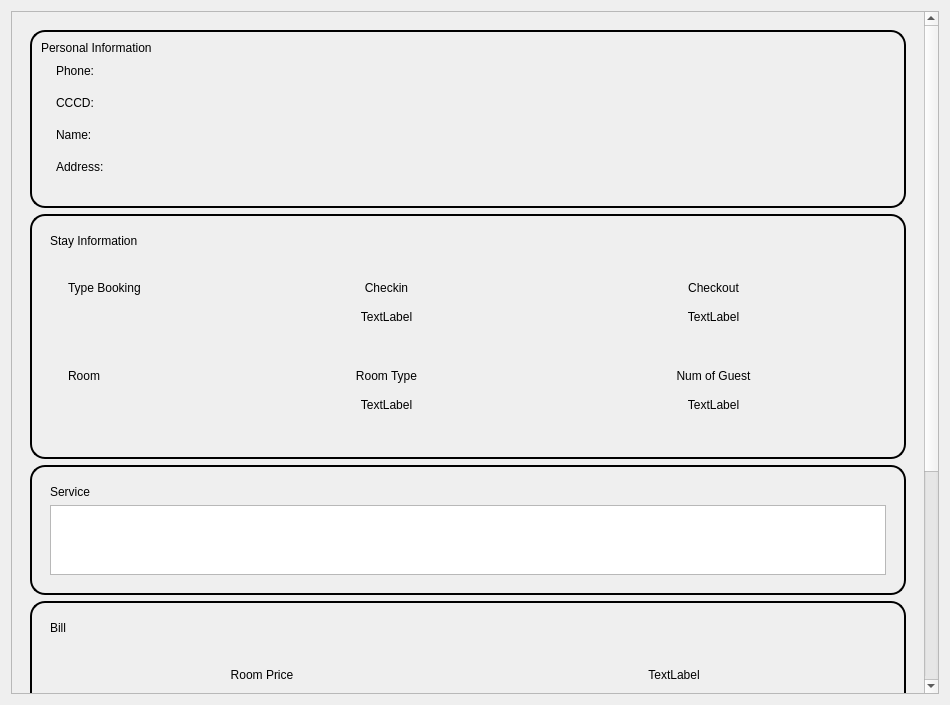
<?xml version="1.0" encoding="UTF-8"?>
<ui version="4.0">
 <class>Pay_Dialog</class>
 <widget class="QDialog" name="Pay_Dialog">
  <property name="geometry">
   <rect>
    <x>0</x>
    <y>0</y>
    <width>950</width>
    <height>705</height>
   </rect>
  </property>
  <property name="windowTitle">
   <string>Pay Dialog</string>
  </property>
  <property name="styleSheet">
   <string notr="true">QPushButton {
          background-color: #007BFF;
              color: white;  
              border: none;                
              border-radius: 10px;        
             padding: 5px 10px;        
         }
          QPushButton:hover {
               background-color: #0056b3;   
           }

background-color: rgb(255, 255, 255);</string>
  </property>
  <layout class="QVBoxLayout" name="verticalLayout_16">
   <item>
    <widget class="QScrollArea" name="scrollArea">
     <property name="frameShadow">
      <enum>QFrame::Plain</enum>
     </property>
     <property name="widgetResizable">
      <bool>true</bool>
     </property>
     <widget class="QWidget" name="scrollAreaWidgetContents">
      <property name="geometry">
       <rect>
        <x>0</x>
        <y>0</y>
        <width>916</width>
        <height>1146</height>
       </rect>
      </property>
      <layout class="QVBoxLayout" name="verticalLayout_4">
       <item>
        <widget class="QWidget" name="verticalWidget" native="true">
         <property name="styleSheet">
          <string notr="true">QFrame#personal_information_container, QFrame#room_information_container,
QFrame#booking_summary_container, 
QFrame#bill_container, 
QFrame#room_filter_container,
QFrame#bill_container
{
                            border: 2px solid black;
                            border-radius: 15px;
                            }
                        </string>
         </property>
         <layout class="QVBoxLayout" name="verticalLayout">
          <item>
           <widget class="QFrame" name="personal_information_container">
            <property name="styleSheet">
             <string notr="true"/>
            </property>
            <property name="frameShape">
             <enum>QFrame::Panel</enum>
            </property>
            <property name="frameShadow">
             <enum>QFrame::Plain</enum>
            </property>
            <layout class="QVBoxLayout" name="verticalLayout_2">
             <property name="spacing">
              <number>0</number>
             </property>
             <property name="sizeConstraint">
              <enum>QLayout::SetDefaultConstraint</enum>
             </property>
             <item>
              <widget class="QLabel" name="label_lb">
               <property name="text">
                <string>Personal Information</string>
               </property>
              </widget>
             </item>
             <item>
              <widget class="QWidget" name="phone_container" native="true">
               <layout class="QHBoxLayout" name="horizontalLayout_3" stretch="1,9">
                <property name="leftMargin">
                 <number>15</number>
                </property>
                <item>
                 <widget class="QLabel" name="label_4">
                  <property name="text">
                   <string>Phone:</string>
                  </property>
                 </widget>
                </item>
                <item>
                 <widget class="QLabel" name="phone_customer_lb">
                  <property name="text">
                   <string/>
                  </property>
                  <property name="alignment">
                   <set>Qt::AlignCenter</set>
                  </property>
                 </widget>
                </item>
               </layout>
              </widget>
             </item>
             <item>
              <widget class="QWidget" name="id_container" native="true">
               <layout class="QHBoxLayout" name="horizontalLayout_6" stretch="1,9">
                <property name="spacing">
                 <number>0</number>
                </property>
                <property name="leftMargin">
                 <number>15</number>
                </property>
                <item>
                 <widget class="QLabel" name="label">
                  <property name="text">
                   <string>CCCD:</string>
                  </property>
                 </widget>
                </item>
                <item>
                 <widget class="QLabel" name="id_lb">
                  <property name="sizePolicy">
                   <sizepolicy hsizetype="Preferred" vsizetype="Preferred">
                    <horstretch>0</horstretch>
                    <verstretch>0</verstretch>
                   </sizepolicy>
                  </property>
                  <property name="text">
                   <string/>
                  </property>
                  <property name="alignment">
                   <set>Qt::AlignCenter</set>
                  </property>
                 </widget>
                </item>
               </layout>
              </widget>
             </item>
             <item>
              <widget class="QWidget" name="name_container" native="true">
               <layout class="QHBoxLayout" name="horizontalLayout_5" stretch="1,9">
                <property name="leftMargin">
                 <number>15</number>
                </property>
                <item>
                 <widget class="QLabel" name="label_3">
                  <property name="text">
                   <string>Name:</string>
                  </property>
                 </widget>
                </item>
                <item>
                 <widget class="QLabel" name="name_lb">
                  <property name="sizePolicy">
                   <sizepolicy hsizetype="Expanding" vsizetype="Preferred">
                    <horstretch>0</horstretch>
                    <verstretch>0</verstretch>
                   </sizepolicy>
                  </property>
                  <property name="text">
                   <string/>
                  </property>
                  <property name="alignment">
                   <set>Qt::AlignCenter</set>
                  </property>
                 </widget>
                </item>
               </layout>
              </widget>
             </item>
             <item>
              <widget class="QWidget" name="address_container" native="true">
               <layout class="QHBoxLayout" name="horizontalLayout_4" stretch="1,9">
                <property name="leftMargin">
                 <number>15</number>
                </property>
                <item>
                 <widget class="QLabel" name="label_5">
                  <property name="text">
                   <string>Address:</string>
                  </property>
                 </widget>
                </item>
                <item>
                 <widget class="QLabel" name="address_lb">
                  <property name="text">
                   <string/>
                  </property>
                  <property name="alignment">
                   <set>Qt::AlignCenter</set>
                  </property>
                 </widget>
                </item>
               </layout>
              </widget>
             </item>
             <item>
              <widget class="QLabel" name="message_personal_infor_lb">
               <property name="styleSheet">
                <string notr="true">color: red;</string>
               </property>
               <property name="text">
                <string/>
               </property>
               <property name="alignment">
                <set>Qt::AlignCenter</set>
               </property>
              </widget>
             </item>
            </layout>
           </widget>
          </item>
          <item>
           <widget class="QFrame" name="booking_summary_container">
            <property name="styleSheet">
             <string notr="true"/>
            </property>
            <property name="frameShape">
             <enum>QFrame::Panel</enum>
            </property>
            <property name="frameShadow">
             <enum>QFrame::Plain</enum>
            </property>
            <layout class="QVBoxLayout" name="verticalLayout_11">
             <item>
              <widget class="QWidget" name="horizontalWidget_2" native="true">
               <layout class="QVBoxLayout" name="verticalLayout_3">
                <item>
                 <widget class="QLabel" name="label_2">
                  <property name="text">
                   <string>Stay Information</string>
                  </property>
                 </widget>
                </item>
               </layout>
              </widget>
             </item>
             <item>
              <widget class="QWidget" name="widget" native="true">
               <layout class="QVBoxLayout" name="verticalLayout_15">
                <property name="spacing">
                 <number>0</number>
                </property>
                <property name="topMargin">
                 <number>0</number>
                </property>
                <property name="bottomMargin">
                 <number>9</number>
                </property>
                <item>
                 <widget class="QWidget" name="widget_9" native="true">
                  <layout class="QHBoxLayout" name="horizontalLayout" stretch="2,4,4">
                   <property name="spacing">
                    <number>0</number>
                   </property>
                   <item>
                    <widget class="QWidget" name="widget_18" native="true">
                     <layout class="QVBoxLayout" name="verticalLayout_17">
                      <item>
                       <widget class="QLabel" name="label_17">
                        <property name="text">
                         <string>Type Booking</string>
                        </property>
                       </widget>
                      </item>
                      <item>
                       <widget class="QWidget" name="widget_19" native="true">
                        <layout class="QHBoxLayout" name="horizontalLayout_11" stretch="0">
                         <item>
                          <widget class="QLabel" name="type_booking_lb">
                           <property name="text">
                            <string/>
                           </property>
                          </widget>
                         </item>
                        </layout>
                       </widget>
                      </item>
                     </layout>
                    </widget>
                   </item>
                   <item>
                    <widget class="QWidget" name="widget_4" native="true">
                     <layout class="QVBoxLayout" name="verticalLayout_7">
                      <item>
                       <widget class="QLabel" name="label_7">
                        <property name="text">
                         <string>Checkin</string>
                        </property>
                        <property name="alignment">
                         <set>Qt::AlignCenter</set>
                        </property>
                       </widget>
                      </item>
                      <item>
                       <widget class="QWidget" name="widget_17" native="true">
                        <layout class="QHBoxLayout" name="horizontalLayout_10" stretch="0">
                         <item>
                          <widget class="QLabel" name="checkin_lb">
                           <property name="text">
                            <string>TextLabel</string>
                           </property>
                           <property name="alignment">
                            <set>Qt::AlignCenter</set>
                           </property>
                          </widget>
                         </item>
                        </layout>
                       </widget>
                      </item>
                     </layout>
                    </widget>
                   </item>
                   <item>
                    <widget class="QWidget" name="widget_5" native="true">
                     <layout class="QVBoxLayout" name="verticalLayout_8">
                      <item>
                       <widget class="QLabel" name="label_8">
                        <property name="text">
                         <string>Checkout</string>
                        </property>
                        <property name="alignment">
                         <set>Qt::AlignCenter</set>
                        </property>
                       </widget>
                      </item>
                      <item>
                       <widget class="QWidget" name="widget_2" native="true">
                        <layout class="QHBoxLayout" name="horizontalLayout_16" stretch="0">
                         <item>
                          <widget class="QLabel" name="checkout_lb">
                           <property name="text">
                            <string>TextLabel</string>
                           </property>
                           <property name="alignment">
                            <set>Qt::AlignCenter</set>
                           </property>
                          </widget>
                         </item>
                        </layout>
                       </widget>
                      </item>
                     </layout>
                    </widget>
                   </item>
                  </layout>
                 </widget>
                </item>
                <item>
                 <widget class="QWidget" name="widget_11" native="true">
                  <layout class="QHBoxLayout" name="horizontalLayout_8">
                   <property name="topMargin">
                    <number>0</number>
                   </property>
                   <property name="bottomMargin">
                    <number>0</number>
                   </property>
                  </layout>
                 </widget>
                </item>
                <item>
                 <widget class="QWidget" name="widget_10" native="true">
                  <layout class="QHBoxLayout" name="horizontalLayout_2" stretch="2,4,4">
                   <property name="spacing">
                    <number>0</number>
                   </property>
                   <item>
                    <widget class="QWidget" name="widget_20" native="true">
                     <layout class="QVBoxLayout" name="verticalLayout_18">
                      <item>
                       <widget class="QLabel" name="label_19">
                        <property name="text">
                         <string>Room</string>
                        </property>
                       </widget>
                      </item>
                      <item>
                       <widget class="QWidget" name="widget_21" native="true">
                        <layout class="QHBoxLayout" name="horizontalLayout_13" stretch="0">
                         <item>
                          <widget class="QLabel" name="room_id_lb">
                           <property name="text">
                            <string/>
                           </property>
                          </widget>
                         </item>
                        </layout>
                       </widget>
                      </item>
                     </layout>
                    </widget>
                   </item>
                   <item>
                    <widget class="QWidget" name="widget_6" native="true">
                     <layout class="QVBoxLayout" name="verticalLayout_9">
                      <item>
                       <widget class="QLabel" name="label_9">
                        <property name="text">
                         <string>Room Type</string>
                        </property>
                        <property name="alignment">
                         <set>Qt::AlignCenter</set>
                        </property>
                       </widget>
                      </item>
                      <item>
                       <widget class="QWidget" name="widget_22" native="true">
                        <layout class="QHBoxLayout" name="horizontalLayout_14" stretch="0">
                         <item>
                          <widget class="QLabel" name="room_type_lb">
                           <property name="text">
                            <string>TextLabel</string>
                           </property>
                           <property name="alignment">
                            <set>Qt::AlignCenter</set>
                           </property>
                          </widget>
                         </item>
                        </layout>
                       </widget>
                      </item>
                     </layout>
                    </widget>
                   </item>
                   <item>
                    <widget class="QWidget" name="widget_7" native="true">
                     <layout class="QVBoxLayout" name="verticalLayout_10">
                      <item>
                       <widget class="QLabel" name="label_10">
                        <property name="text">
                         <string>Num of Guest</string>
                        </property>
                        <property name="alignment">
                         <set>Qt::AlignCenter</set>
                        </property>
                       </widget>
                      </item>
                      <item>
                       <widget class="QWidget" name="widget_3" native="true">
                        <layout class="QHBoxLayout" name="horizontalLayout_17" stretch="0">
                         <item>
                          <widget class="QLabel" name="num_of_guest_lb">
                           <property name="text">
                            <string>TextLabel</string>
                           </property>
                           <property name="alignment">
                            <set>Qt::AlignCenter</set>
                           </property>
                          </widget>
                         </item>
                        </layout>
                       </widget>
                      </item>
                     </layout>
                    </widget>
                   </item>
                  </layout>
                 </widget>
                </item>
               </layout>
              </widget>
             </item>
            </layout>
           </widget>
          </item>
          <item>
           <widget class="QFrame" name="room_filter_container">
            <property name="styleSheet">
             <string notr="true"/>
            </property>
            <property name="frameShape">
             <enum>QFrame::Panel</enum>
            </property>
            <property name="frameShadow">
             <enum>QFrame::Plain</enum>
            </property>
            <layout class="QVBoxLayout" name="verticalLayout_25">
             <item>
              <widget class="QWidget" name="horizontalWidget_14" native="true">
               <layout class="QVBoxLayout" name="verticalLayout_5">
                <item>
                 <widget class="QLabel" name="label_16">
                  <property name="text">
                   <string>Service</string>
                  </property>
                 </widget>
                </item>
                <item>
                 <widget class="QTableView" name="service_data_table">
                  <property name="verticalScrollBarPolicy">
                   <enum>Qt::ScrollBarAlwaysOff</enum>
                  </property>
                 </widget>
                </item>
               </layout>
              </widget>
             </item>
            </layout>
           </widget>
          </item>
          <item>
           <widget class="QFrame" name="bill_container">
            <property name="styleSheet">
             <string notr="true"/>
            </property>
            <property name="frameShape">
             <enum>QFrame::Panel</enum>
            </property>
            <property name="frameShadow">
             <enum>QFrame::Plain</enum>
            </property>
            <layout class="QVBoxLayout" name="verticalLayout_13">
             <item>
              <widget class="QWidget" name="horizontalWidget_15" native="true">
               <layout class="QVBoxLayout" name="verticalLayout_6">
                <item>
                 <widget class="QLabel" name="label_18">
                  <property name="text">
                   <string>Bill</string>
                  </property>
                 </widget>
                </item>
               </layout>
              </widget>
             </item>
             <item>
              <widget class="QWidget" name="widget_32" native="true">
               <layout class="QVBoxLayout" name="verticalLayout_12">
                <item>
                 <widget class="QWidget" name="widget_8" native="true">
                  <layout class="QHBoxLayout" name="horizontalLayout_7">
                   <item>
                    <widget class="QLabel" name="label_15">
                     <property name="text">
                      <string>Room Price</string>
                     </property>
                     <property name="alignment">
                      <set>Qt::AlignCenter</set>
                     </property>
                    </widget>
                   </item>
                   <item>
                    <widget class="QLabel" name="room_price_lb">
                     <property name="text">
                      <string>TextLabel</string>
                     </property>
                     <property name="alignment">
                      <set>Qt::AlignCenter</set>
                     </property>
                    </widget>
                   </item>
                  </layout>
                 </widget>
                </item>
                <item>
                 <widget class="QWidget" name="widget_12" native="true">
                  <layout class="QHBoxLayout" name="horizontalLayout_15">
                   <item>
                    <widget class="QLabel" name="label_6">
                     <property name="text">
                      <string>Duration</string>
                     </property>
                     <property name="alignment">
                      <set>Qt::AlignCenter</set>
                     </property>
                    </widget>
                   </item>
                   <item>
                    <widget class="QLabel" name="duration_lb">
                     <property name="text">
                      <string/>
                     </property>
                     <property name="alignment">
                      <set>Qt::AlignCenter</set>
                     </property>
                    </widget>
                   </item>
                  </layout>
                 </widget>
                </item>
                <item>
                 <widget class="QWidget" name="widget_15" native="true">
                  <layout class="QHBoxLayout" name="horizontalLayout_20">
                   <item>
                    <widget class="QLabel" name="label_29">
                     <property name="text">
                      <string>Room Total Price</string>
                     </property>
                     <property name="alignment">
                      <set>Qt::AlignCenter</set>
                     </property>
                    </widget>
                   </item>
                   <item>
                    <widget class="QLabel" name="room_total_price_lb">
                     <property name="text">
                      <string>TextLabel</string>
                     </property>
                     <property name="alignment">
                      <set>Qt::AlignCenter</set>
                     </property>
                    </widget>
                   </item>
                  </layout>
                 </widget>
                </item>
                <item>
                 <widget class="QWidget" name="widget_14" native="true">
                  <layout class="QHBoxLayout" name="horizontalLayout_19">
                   <item>
                    <widget class="QLabel" name="label_27">
                     <property name="text">
                      <string>Service Total Price</string>
                     </property>
                     <property name="alignment">
                      <set>Qt::AlignCenter</set>
                     </property>
                    </widget>
                   </item>
                   <item>
                    <widget class="QLabel" name="service_total_price_lb">
                     <property name="text">
                      <string>TextLabel</string>
                     </property>
                     <property name="alignment">
                      <set>Qt::AlignCenter</set>
                     </property>
                    </widget>
                   </item>
                  </layout>
                 </widget>
                </item>
                <item>
                 <widget class="QWidget" name="widget_23" native="true">
                  <layout class="QHBoxLayout" name="horizontalLayout_22">
                   <item>
                    <widget class="QLabel" name="label_28">
                     <property name="text">
                      <string>Prepaid</string>
                     </property>
                     <property name="alignment">
                      <set>Qt::AlignCenter</set>
                     </property>
                    </widget>
                   </item>
                   <item>
                    <widget class="QLabel" name="prepaid_lb">
                     <property name="text">
                      <string>TextLabel</string>
                     </property>
                     <property name="alignment">
                      <set>Qt::AlignCenter</set>
                     </property>
                    </widget>
                   </item>
                  </layout>
                 </widget>
                </item>
                <item>
                 <widget class="Line" name="line">
                  <property name="frameShadow">
                   <enum>QFrame::Plain</enum>
                  </property>
                  <property name="lineWidth">
                   <number>1</number>
                  </property>
                  <property name="orientation">
                   <enum>Qt::Horizontal</enum>
                  </property>
                 </widget>
                </item>
                <item>
                 <widget class="QWidget" name="widget_13" native="true">
                  <layout class="QHBoxLayout" name="horizontalLayout_18">
                   <item>
                    <widget class="QLabel" name="label_25">
                     <property name="font">
                      <font>
                       <weight>75</weight>
                       <bold>true</bold>
                       <underline>false</underline>
                       <strikeout>false</strikeout>
                       <kerning>true</kerning>
                      </font>
                     </property>
                     <property name="text">
                      <string>Total Price</string>
                     </property>
                     <property name="alignment">
                      <set>Qt::AlignCenter</set>
                     </property>
                    </widget>
                   </item>
                   <item>
                    <widget class="QLabel" name="total_price_lb">
                     <property name="text">
                      <string>TextLabel</string>
                     </property>
                     <property name="alignment">
                      <set>Qt::AlignCenter</set>
                     </property>
                    </widget>
                   </item>
                  </layout>
                 </widget>
                </item>
               </layout>
              </widget>
             </item>
            </layout>
           </widget>
          </item>
          <item>
           <widget class="QWidget" name="widget_16" native="true">
            <layout class="QHBoxLayout" name="horizontalLayout_21">
             <item>
              <widget class="QCheckBox" name="confirm_pay_cb">
               <property name="text">
                <string>Confirm customer pay for booking successfully</string>
               </property>
              </widget>
             </item>
            </layout>
           </widget>
          </item>
          <item>
           <widget class="QWidget" name="service_container" native="true">
            <property name="styleSheet">
             <string notr="true"/>
            </property>
            <layout class="QHBoxLayout" name="horizontalLayout_12">
             <property name="spacing">
              <number>9</number>
             </property>
             <property name="leftMargin">
              <number>0</number>
             </property>
             <property name="topMargin">
              <number>10</number>
             </property>
             <property name="rightMargin">
              <number>10</number>
             </property>
             <property name="bottomMargin">
              <number>0</number>
             </property>
             <item>
              <spacer name="horizontalSpacer">
               <property name="orientation">
                <enum>Qt::Horizontal</enum>
               </property>
               <property name="sizeHint" stdset="0">
                <size>
                 <width>40</width>
                 <height>20</height>
                </size>
               </property>
              </spacer>
             </item>
             <item>
              <widget class="QPushButton" name="checkout_btn">
               <property name="text">
                <string>Pay</string>
               </property>
               <property name="flat">
                <bool>true</bool>
               </property>
              </widget>
             </item>
             <item>
              <widget class="QPushButton" name="cancel_btn">
               <property name="text">
                <string>Cancel</string>
               </property>
               <property name="flat">
                <bool>true</bool>
               </property>
              </widget>
             </item>
            </layout>
           </widget>
          </item>
         </layout>
        </widget>
       </item>
      </layout>
     </widget>
    </widget>
   </item>
  </layout>
 </widget>
 <resources/>
 <connections/>
</ui>
